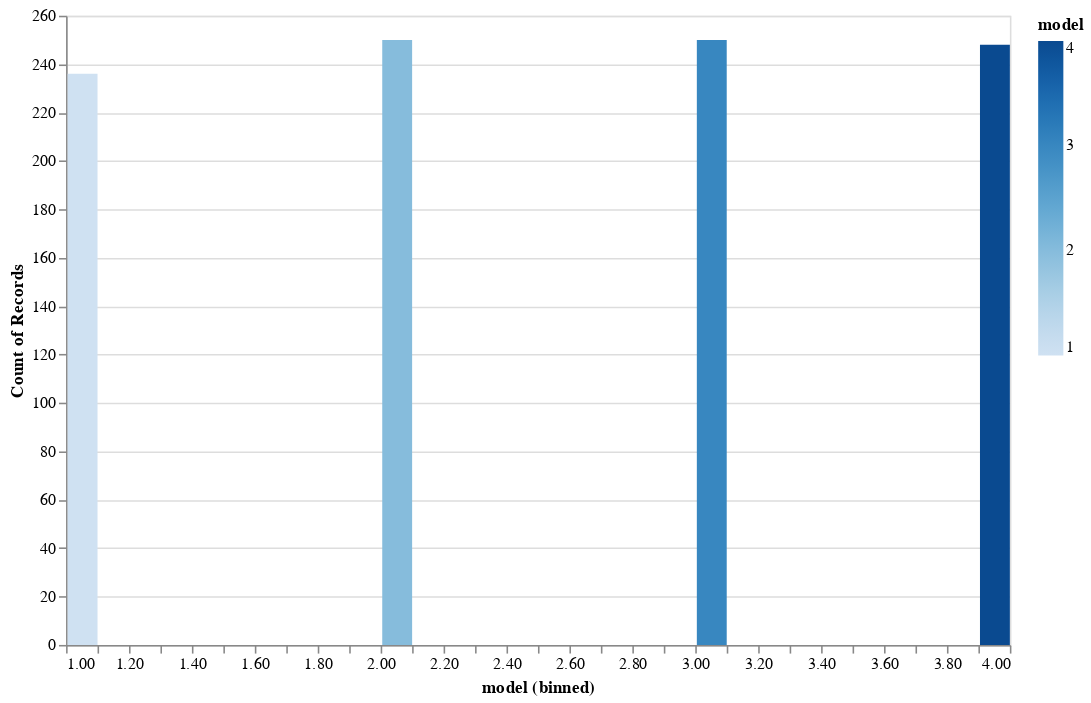

The cell this chart's notebook holds for it:
### Code cell
alt.Chart(data).mark_bar().encode(
    x=alt.X('model', bin=alt.Bin(maxbins=40)),
    y='count()',
    color='model'
).properties(
        width=600,
        height=400
    )

### Figure 1 — Vega-Lite specification as saved in the notebook (floating-point values rounded to 4 significant figures; data arrays with more than 128 entries replaced by an {"elided": "..."} marker saying what was removed)
{"config": {"view": {"continuousWidth": 400, "continuousHeight": 300}}, "data": {"name": "data-9a25a3f20cdee7162a8dcedfc755b1c5"}, "mark": "bar", "encoding": {"color": {"type": "quantitative", "field": "model"}, "x": {"type": "quantitative", "bin": {"maxbins": 40}, "field": "model"}, "y": {"type": "quantitative", "aggregate": "count"}}, "height": 400, "width": 600, "$schema": "https://vega.github.io/schema/vega-lite/v4.8.1.json", "datasets": {"data-9a25a3f20cdee7162a8dcedfc755b1c5": {"elided": "984 records"}}}
